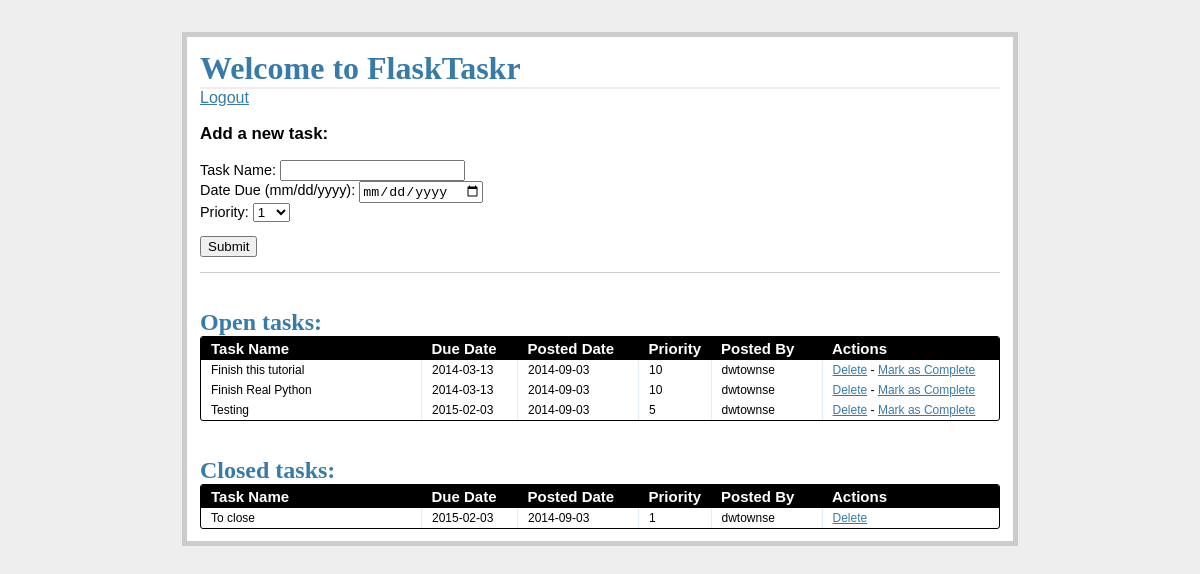
/tasks/ (signed in), run on an earlier commit of the app's database.
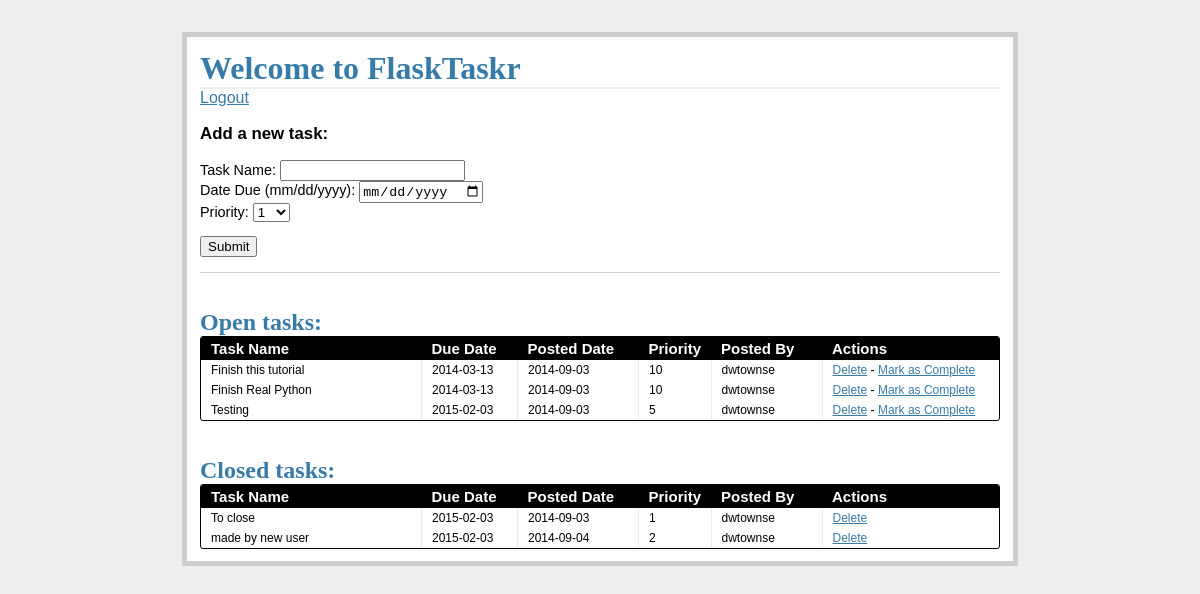
And on a later commit of the database.
### models.py (models this page shows, shortened)
class Task(db.Model):
    import datetime
    __tablename__ = "tasks"
    task_id = db.Column(db.Integer, primary_key=True)
    name = db.Column(db.String, nullable=False)
    due_date = db.Column(db.Date, nullable=False)
    priority = db.Column(db.Integer, nullable=False)
    posted_date = db.Column(db.Date,
                            default=datetime.datetime.utcnow())
    status = db.Column(db.Integer)
    user_id = db.Column(db.Integer, db.ForeignKey('users.id'))

class User(db.Model):
    __tablename__ = "users"
    id = db.Column(db.Integer, primary_key=True)
    name = db.Column(db.String, unique=True, nullable=False)
    email = db.Column(db.String, unique=True, nullable=False)
    password = db.Column(db.String, nullable=False)
    tasks = db.relationship('Task', backref='poster')

### views.py (the view)
@app.route('/tasks/')
@login_required
def tasks():
    open_tasks = db.session.query(Task) \
        .filter_by(status='1').order_by(Task.due_date.asc())
    closed_tasks = db.session.query(Task) \
        .filter_by(status='0').order_by(Task.due_date.asc())
    return render_template(
        'tasks.html',
        form=AddTaskForm(request.form),
        open_tasks=open_tasks,
        closed_tasks=closed_tasks
    )

### forms.py
class AddTaskForm(Form):
    task_id = IntegerField('Priority')
    name = TextField('Task Name', validators=[DataRequired()])
    due_date = DateField(
        'Date Due (mm/dd/yyyy)',
        validators=[DataRequired()], format='%m/%d/%Y'
    )
    priority = SelectField(
        'Priority',
        validators=[DataRequired()],
        choices=[
            ('1', '1'), ('2', '2'), ('3', '3'), ('4', '4'), ('5', '5'),
            ('6', '6'), ('7', '7'), ('8', '8'), ('9', '9'), ('10', '10')
        ]
    )
    status = IntegerField('Status')

### views.py (called while the page is built)
def login_required(test):
    @wraps(test)
    def wrap(*args, **kwargs):
        if 'logged_in' in session:
            return test(*args, **kwargs)
        else:
            flash('You need to login first.')
            return redirect(url_for('login'))
    return wrap

### templates/tasks.html (shortened to what this page needs)
{% extends "template.html" %}
{% block content %}
    <h1>Welcome to FlaskTaskr</h1>
    <a href="/logout">Logout</a>
    <div class="add-task">
        <h3> Add a new task:</h3>
            <form action={{ url_for('new_task') }} method="post">
                <p>{{ form.name.label }}: {{ form.name }}<br>
                   {{ form.due_date.label}}: {{ form.due_date }}<br>
                   {{ form.priority.label}}: {{ form.priority }}</p>
                <p><input type="submit" value="Submit">
    </div>
<div class="entries">
    <br>
    <br>
    <h2>Open tasks:</h2>
    <div class="datagrid">
        <table>
            <thead>
                <tr>
                    <th width="200px"><strong>Task Name</strong></th>
                    <th width="75px"><strong>Due Date</strong></th>
                    <th width="100px"><strong>Posted Date</strong></th>
                    <th width="50px"><strong>Priority</strong></th>
                    <th width="90px"><strong>Posted By</strong></th>
                    <th><strong>Actions</strong></th>
                </tr>
            </thead>
            {% for o in open_tasks %}
                <tr>
                    <td width="200px">{{ o.name }}</td>
                    <td width="75px">{{ o.due_date }}</td>
                    <td width="100px">{{ o.posted_date}}</td>
                    <td width="50px">{{ o.priority }}</td>
                    <td width="90px">{{ o.poster.name }}</td>
                    <td>
                        <a href="{{ url_for('delete_entry', task_id = o.task_id) }}">Delete</a> -
                        <a href="{{ url_for('complete', task_id = o.task_id) }}">Mark as Complete</a>
                    </td>
                </tr>
            {% endfor %}
        </table>
    </div>
    <br>
    <br>
</div>
<div class="entries">
    <h2>Closed tasks:</h2>
    <div class="datagrid">
        <table>
            <thead>
                <tr>
                    <th width="200px"><strong>Task Name</strong></th>
                    <th width="75px"><strong>Due Date</strong></th>
                    <th width="100px"><strong>Posted Date</strong></th>
                    <th width="50px"><strong>Priority</strong></th>
                    <th width="90px"><strong>Posted By</strong></th>
                    <th><strong>Actions</strong></th>
                </tr>
            </thead>
            {% for c in closed_tasks %}
                <tr>
                    <td width="200px">{{ c.name }}</td>
                    <td width="75px">{{ c.due_date }}</td>
                    <td width="100px">{{ c.posted_date }}</td>
                    <td width="50px">{{ c.priority }}</td>
                    <td width="90px">{{ c.poster.name }}</td>
                    <td>
                        <a href="{{ url_for('delete_entry', task_id = c.task_id) }}">Delete</a>
                    </td>
                </tr>
            {% endfor %}
        </table>
    </div>
</div>
{% endblock %}

### templates/template.html (shortened to what this page needs)
<!DOCTYPE html>
<html>
    <head>
        <link rel='stylesheet' href="{{url_for('static',
             filename='css/styles.css') }}">
    </head>
    <body>
        <div class="page">
            {% block content %}
            {% endblock %}
        </div>
    </body>
</html>

### static/css/styles.css (style rules this page uses)
body { font-family: sans-serif; background: #eee; }
a, h1, h2 { color: #377BA8; }
h1, h2 { font-family: 'Georgia', serif; margin: 0; }
h1 { border-bottom: 2px solid #eee; }
h2 { font-size: 1.5em; }
.page { margin: 2em auto; width: 50em; border: 5px solid #ccc; padding: 0.8em; background: white; }
.entries { list-style: none; margin: 0; padding: 0; }
.add-task { font-size: 0.9em; border-bottom: 1px solid #ccc; }
.datagrid table { border-collapse: collapse; text-align: left; width: 100%; }
.datagrid { background: #fff; overflow: hidden; border: 1px solid #000000; border-radius: 3px; }
.datagrid table td, .datagrid table th { padding: 3px 10px; }
.datagrid table thead th { background-color:#000000; color:#FFFFFF; font-size: 15px; font-weight: bold; }
.datagrid table thead th:first-child { border: none; }
.datagrid table tbody td { color: #000000; border-left: 1px solid #E1EEF4; font-size: 12px; font-weight: normal; }
.datagrid table tbody td:first-child { border-left: none; }
.datagrid table tbody tr:last-child td { border-bottom: none; }

What changed in the data, as far as the page shows it:
added Task: name "made by new user", due_date "2015-02-03", posted_date "2014-09-04", priority "2", poster.name "dwtownse", shown under "Closed tasks:"
